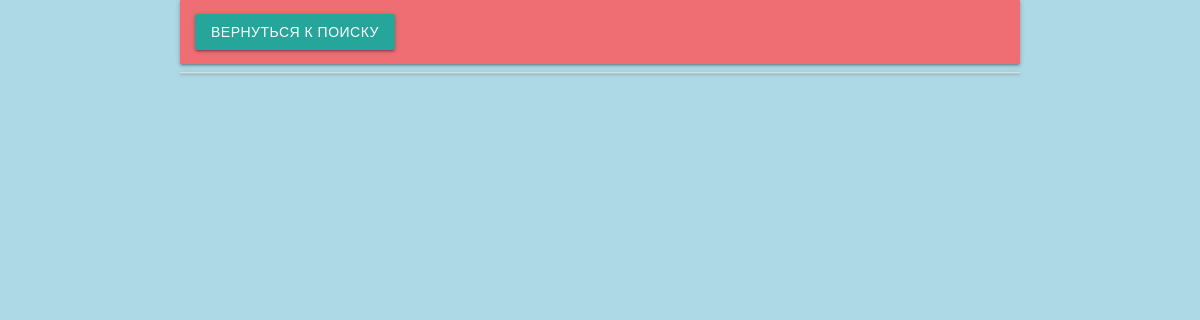
/visit/2, run on an earlier commit of the app's database.
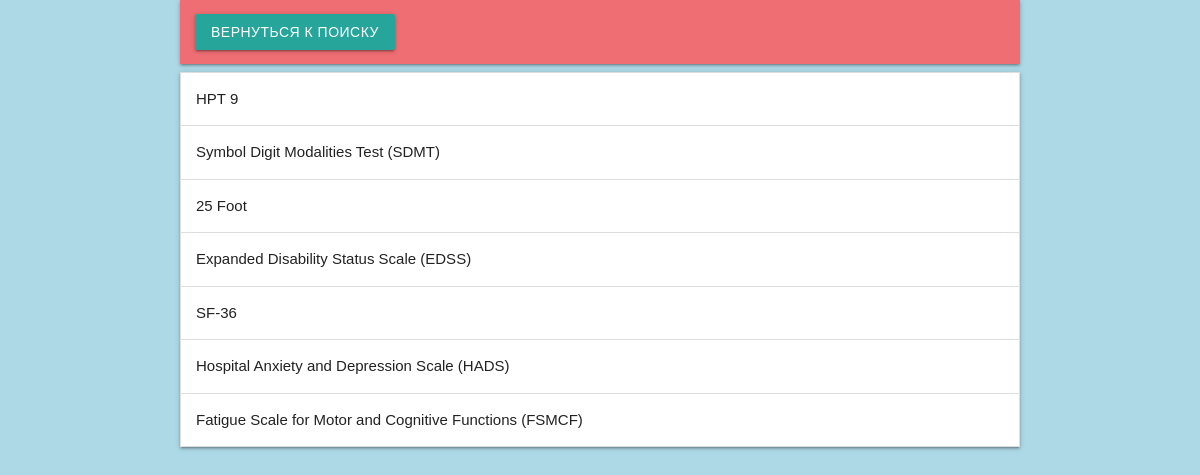
And on a later commit of the database.
### models.py (models this page shows, shortened)
class BasicTest(db.Model):
    __tablename__ = 'basic_test'
    id = db.Column(db.Integer, primary_key=True)
    visit_id = db.Column(db.Integer, db.ForeignKey('visit.id'), nullable=False)
    screenshot_path = db.Column(db.String(), unique=True, nullable=False)
    type = db.Column(db.String(50))
    __mapper_args__ = {
        'polymorphic_identity' : 'basic_test',
        'polymorphic_on' : type
    }
    def __repr__(self):
        return 'Id: {0}, screen: {1}, type: {2}, visit_Id: {3}'.format(self.id, self.screenshot_path, self.type, self.visit_id)

class HPT9(BasicTest):
    __tablename__ = 'HPT 9'
    id = db.Column(db.Integer, db.ForeignKey('basic_test.id'), primary_key=True)
    main_hand = db.Column(db.String(10))
    attempt_main_hand_1 = db.Column(db.Float)
    attempt_main_hand_2 = db.Column(db.Float)
    note_main = db.Column(db.Text)
    attempt_sec_hand_1 = db.Column(db.Float)
    attempt_sec_hand_2 = db.Column(db.Float)
    note_sec = db.Column(db.Text)
    __mapper_args__ = {
        'polymorphic_identity':'HPT 9',
    }

class BasicTest(db.Model):
    __tablename__ = 'basic_test'
    id = db.Column(db.Integer, primary_key=True)
    visit_id = db.Column(db.Integer, db.ForeignKey('visit.id'), nullable=False)
    screenshot_path = db.Column(db.String(), unique=True, nullable=False)
    type = db.Column(db.String(50))
    __mapper_args__ = {
        'polymorphic_identity' : 'basic_test',
        'polymorphic_on' : type
    }
    def __repr__(self):
        return 'Id: {0}, screen: {1}, type: {2}, visit_Id: {3}'.format(self.id, self.screenshot_path, self.type, self.visit_id)

class MemoryTest(BasicTest):
    __tablename__ = 'Symbol Digit Modalities Test  (SDMT)'
    id = db.Column(db.Integer, db.ForeignKey('basic_test.id'), primary_key=True)
    memtest_all = db.Column(db.Float)
    memtest_correct = db.Column(db.Float)
    memtest_wrong = db.Column(db.Float)
    __mapper_args__ = {
        'polymorphic_identity':'Symbol Digit Modalities Test  (SDMT)',
    }

class Foot25(BasicTest):
    __tablename__ = '25 Foot'
    id = db.Column(db.Integer, db.ForeignKey('basic_test.id'), primary_key=True)
    foot25_try1 = db.Column(db.Float)
    foot25_try2 = db.Column(db.Float)
    foot25_tools = db.Column(db.String)
    foot25_addition = db.Column(db.Text)
    __mapper_args__ = {
        'polymorphic_identity':'25 Foot',
    }

class EDSS(BasicTest):
    __tablename__ = 'Expanded Disability Status Scale (EDSS)'
    id = db.Column(db.Integer, db.ForeignKey('basic_test.id'), primary_key=True)
    visual = db.Column(db.Float)
    brainstem = db.Column(db.Float)
    pyramidal = db.Column(db.Float)
    cerebellar = db.Column(db.Float)
    sensory = db.Column(db.Float)
    bowel_bladder = db.Column(db.Float)
    cerebral = db.Column(db.Float)
    ambulation_score = db.Column(db.Float)
    edss_step = db.Column(db.Float)
    __mapper_args__ = {
        'polymorphic_identity':'Expanded Disability Status Scale (EDSS)',
    }

class SF36(BasicTest):
    __tablename__ = 'SF-36'
    id = db.Column(db.Integer, db.ForeignKey('basic_test.id'), primary_key=True)
    PHC = db.Column(db.Float)
    MHC = db.Column(db.Float)
    __mapper_args__ = {
        'polymorphic_identity':'SF-36',
    }

class HADS(BasicTest):
    __tablename__ = 'Hospital Anxiety and Depression Scale (HADS)'
    id = db.Column(db.Integer, db.ForeignKey('basic_test.id'), primary_key=True)
    anxiety = db.Column(db.Integer)
    depression = db.Column(db.Integer)
    __mapper_args__ = {
        'polymorphic_identity':'Hospital Anxiety and Depression Scale (HADS)',
    }

class FSMC(BasicTest):
    __tablename__ = 'Fatigue Scale for Motor and Cognitive Functions (FSMCF)'
    id = db.Column(db.Integer, db.ForeignKey('basic_test.id'), primary_key=True)
    kog = db.Column(db.Integer)
    mot = db.Column(db.Integer)
    total = db.Column(db.Integer)
    __mapper_args__ = {
        'polymorphic_identity':'Fatigue Scale for Motor and Cognitive Functions (FSMCF)',
    }

### app.py (the view)
@app.route('/visit/<visit_id>', methods=['GET','POST'])
def visit_view(visit_id):
    tests = BasicTest.query.filter_by(visit_id = visit_id).all()
    print(tests)
    return render_template("visit_view.html", tests = tests, visit_id=visit_id)

### app.py (called while the page is built)
@app.after_request
def add_header(r):
    r.headers["Cache-Control"] = "no-cache, no-store, must-revalidate"
    r.headers["Pragma"] = "no-cache"
    r.headers["Expires"] = "0"
    r.headers['Cache-Control'] = 'public, max-age=0'
    return r

@app.template_filter('screen_path')
def reverse_filter(s):
    return '/' + s.replace('\\','/')

### templates/visit_view.html (shortened to what this page needs)
{% extends "basic.html" %}
{% block title %}
    <link rel="stylesheet" type=text/css href="{{ url_for('static', filename='css/materialize/materialize.min.css')}}">
{% endblock %}
{% block body %}
    <div class="container">
        <nav>
            <div class="nav-wrapper">
                <ul class="left">
                    <li>
                        <a class="btn waves-effect waves-light" href="{{ url_for('index')}}#test1">Вернуться к поиску</a>
                    </li>
                </ul>
            </div>
        </nav>
        <ul class="collapsible">
            {% for test in tests %}
            <li>
                <div class="collapsible-header">{{ test.type }}</div>
            </li>
            {% endfor %}
        </ul>
    </div>
{% endblock %}

### templates/basic.html (shortened to what this page needs)
<!doctype html>
<html lang="ru">
  <head>
    {% block title %}
    {% endblock %}
    <link rel="stylesheet" href="{{ url_for('static', filename='css/style.css')}}">
    <link rel="stylesheet" href="{{ url_for('static', filename='css/styles.css')}}">
  </head>
    {% block body %}{% endblock %}
  </html>

### static/css/style.css (style rules this page uses)
* { font-family: Trebuchet MS, palatino linotype, sans-serif; }

What changed in the data, as far as the page shows it:
added HPT9: type "HPT 9"
added MemoryTest: type "Symbol Digit Modalities Test (SDMT)"
added Foot25: type "25 Foot"
added EDSS: type "Expanded Disability Status Scale (EDSS)"
added SF36: type "SF-36"
added HADS: type "Hospital Anxiety and Depression Scale (HADS)"
added FSMC: type "Fatigue Scale for Motor and Cognitive Functions (FSMCF)"
